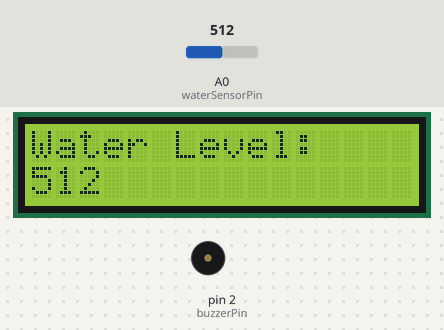
This sketch was run on a simulated Arduino Uno, built with avr-gcc and run on an emulated ATmega328P. On the bench: 16×2 character LCD, buzzer (waves = sounding, pin HIGH). The inputs (shaded band) are chosen by the test bench; at power-on: A0 (waterSensorPin) = 512. What the sketch prints to the serial monitor is not drawn.

Above: at 1.2 s.
1.3 s: A0 (waterSensorPin) set to 633
At 2.4 s:
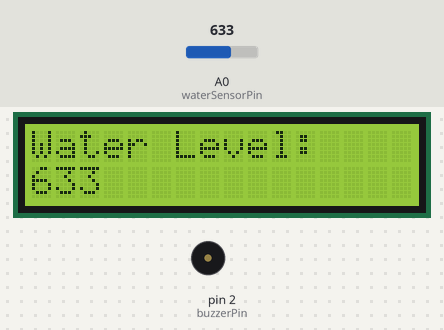
3.0 s: A0 (waterSensorPin) set to 653
At 3.9 s:
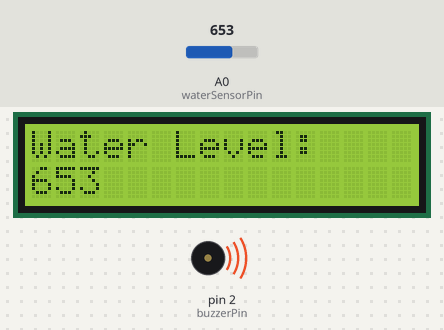
4.5 s: A0 (waterSensorPin) set to 630
At 5.3 s:
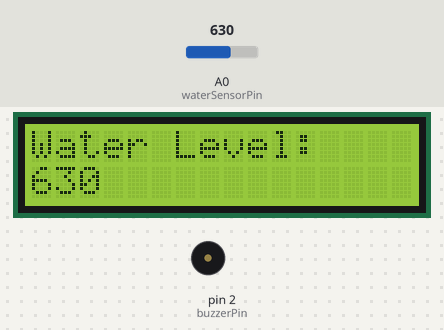
Timing chart, 0 to 7.5 s (numbered marks = the images above; inputs shaded):
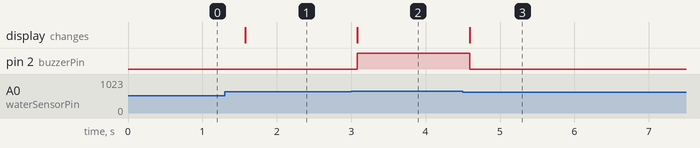

The sketch:

water_level_indicator.ino
```cpp
#include <LiquidCrystal.h>

// Initialize the LCD library with the numbers of the interface pins
LiquidCrystal lcd(12, 11, 6, 5, 4, 3); // RS, E, D4, D5, D6, D7

const int waterSensorPin = A0; // Pin for water level sensor
const int buzzerPin = 2; // Pin for buzzer
const int threshold = 640; // Water level threshold (adjust as needed)

void setup() {
  // Set up the LCD's number of columns and rows:
  lcd.begin(16, 2);
  // Set up the buzzer pin
  pinMode(buzzerPin, OUTPUT);
  // Start with a clear LCD
  lcd.clear();
  // Initialize serial communication
  Serial.begin(9600);
}

void loop() {
  int waterLevel = analogRead(waterSensorPin);

  // Display the water level on the LCD
  lcd.setCursor(0, 0);
  lcd.print("Water Level:");
  lcd.setCursor(0, 1);
  lcd.print(waterLevel);

  // Print the water level to the Serial Monitor
  Serial.print("Water Level: ");
  Serial.println(waterLevel);

  // Check water level and activate buzzer if necessary
  if (waterLevel > threshold) {
    digitalWrite(buzzerPin, HIGH); // Turn on buzzer
  } else {
    digitalWrite(buzzerPin, LOW); // Turn off buzzer
  }

  delay(500); // Delay for stability
}
```

Measured:
- the behaviour switches between 640 and 641 on A0 (waterSensorPin) (found by bisection; images 1 and 2)
- after the input at 1.3 s, the display: changes after 0.28 s (image 1)
- after the input at 3.0 s, pin 2 (buzzerPin): LOW → HIGH after 0.08 s; the display: changes after 0.08 s (image 2)
- after the input at 4.5 s, pin 2 (buzzerPin): HIGH → LOW after 0.09 s; the display: changes after 0.09 s (image 3)
